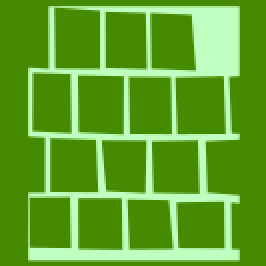
#> input picture maps/brick_pattern.png, 133 x 133 px, found by its file name (shown 2 times larger)
$ python demo3.py
#> lines starting #> are read from the running program, lines starting #| are printed output that depends on the picture; after the words box and inside, x2 and y2 are one past the last pixel; in counts of white or black regions, pixels touching at a corner belong together
### utils/helper.py
import numpy as np
from PIL import Image


def get_obstacle_map(fn, n=1):
    '''
    Create a binary occupancy map by thresholding the colors.
    Apply unit cost for a no-obstacle grid and LARGE for an obstacle grid.
    '''
#> called with fn = './maps/brick_pattern.png', n = 1

    THRESHOLD = 127
    LARGE = 255

    img = Image.open(fn)
#> img is the input picture: PIL image 133x133 RGBA; mean R, G, B, A 96.2, 164.1, 42.6, 255
    width, height = img.size
#> width = 133; height = 133

    if n > 1:
        width = n * width
        height = n * height
        img = img.resize((width, height))

    img = np.asarray(img.convert('L'))
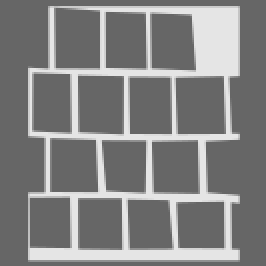
#> img: shape (133, 133) (shown 2 times larger); min 102, max 229, mean 130.3

    obstacle_map = np.ones((width, height), dtype=np.int32)

    for i in range(0, width):
        for j in range(0, (height)):
            if img[j,i] < THRESHOLD:
                obstacle_map[i][j] = LARGE
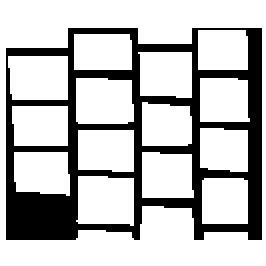
#> obstacle_map: shape (133, 133) int32 (shown 2 times larger); values 1 (black) and 255 (white), 74.2% white; 1 black region, box (x1, y1, x2, y2) and area: (3, 14, 131, 120) 4560

    return obstacle_map


def extract_traj(src, trgt, descendentX_arr, descendentY_arr, max_horizons):
    trajs = np.zeros((max_horizons + 1, 2), dtype=np.int32)

    trajs[0, :] = [src[0], src[1]]

    for k in range(max_horizons):
        trajs[k + 1, :] = [descendentX_arr[trajs[k, 0], trajs[k, 1]], descendentY_arr[trajs[k, 0], trajs[k, 1]]]

        if (abs(trajs[k+1, 0]-trgt[0]) + abs(trajs[k+1, 1]-trgt[1])) < 1:
            break

    return trajs[:k+2]

# -----------------------------------------------------------------------------

### 1_vectorized/path_planner.py
import numpy as np

def terrain_value_iteration(terrain_mtx, target, max_horizon, append=1):
#> called with target = array of shape (2,), max_horizon = 2000, append = 0
    terrain_mtx[target[0], target[1]] = 0.0 # set cost at the target to 0

    nX = terrain_mtx.shape[0]
    nY = terrain_mtx.shape[1]
    nXY = nX*nY

    # A very small number
    EPSILON = 1E-6

    XMIN = 0
    XMAX = nX - 1
    YMIN = 0
    YMAX = nY - 1

    # Create J matrix
    # row -> x
    # column -> y
    J = np.zeros((nX, nY))

    u = np.array([[0,0], [1,0], [0, 1], [-1,0], [0,-1], [-1,-1], [1, 1], [-1,1], [1,-1]], dtype=np.int32)
    nU  = len(u)

    descendentX = np.zeros((nX, nY), dtype=np.int32)
    descendentY = np.zeros((nX, nY), dtype=np.int32)

    print('value iteration is running...\n')

    past_error = 1e20
    error = 0.0

    x = np.arange(0, nX, dtype=np.int32)
    x = np.repeat(x, nY)

    y = np.arange(0, nY, dtype=np.int32)
    y = np.tile(y, nX)

    X = np.tile(x.reshape(-1,1), nU)
    Y = np.tile(y.reshape(-1,1), nU)

    n  = np.arange(0, nXY, dtype=np.int32)

    for k in range(max_horizon):
        Jprev = J.copy()
        xNext = X + u[:, 0]
        yNext = Y + u[:, 1]

        xNext = np.clip(xNext, XMIN, XMAX)
        yNext = np.clip(yNext, YMIN, YMAX)

        Jplus_ =  Jprev[xNext,yNext] + terrain_mtx[xNext, yNext]
        idx = np.argmin(Jplus_, axis=1)
        xMin = xNext[n, idx[n]]
        yMin = yNext[n, idx[n]]

        J[x, y] = Jplus_[n, idx[n]]

        # Store the current optimal node
        descendentX[x, y] = xMin
        descendentY[x, y] = yMin

        error = np.linalg.norm(J - Jprev)
        if append == 1:
            print('episode: ', k, 'error: ', error)

        if (past_error - error) < EPSILON:
            print('Converged!')
            break

        past_error = error

    return descendentX, descendentY

### 1_vectorized/demo3.py
import matplotlib.pyplot as plt
import numpy as np
import time

from path_planner import *

import sys
sys.path.insert(1, './utils')
from helper import *


# -----------------------------------------------------------------------------
MAP_FILE = "./maps/brick_pattern.png"
MAX_HORIZONS = 2000
SHOW_INFO = 0
n = 1

# -----------------------------------------------------------------------------
cost_mat = get_obstacle_map(MAP_FILE, n=n)

# Units are in pixels!
src1 = n * np.array([21, 128], dtype=np.int32)
src2 = n * np.array([63, 128], dtype=np.int32)
src3 = n * np.array([115, 128], dtype=np.int32)

trgt = n * np.array([26, 8], dtype=np.int32)

start = time.time()
descendantX_arr, descendantY_arr = terrain_value_iteration(cost_mat, trgt, MAX_HORIZONS, SHOW_INFO)
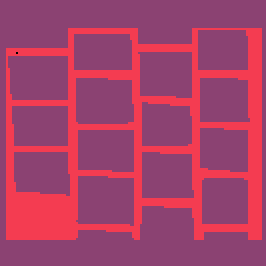
#> cost_mat: shape (133, 133) int32 (shown 2 times larger); 3 distinct labels, from 0 to 255; one colour per label, 0 black
end = time.time()
print("Completion time: ", end - start, " second(s)")

trajs1 = extract_traj(src1, trgt, descendantX_arr, descendantY_arr, MAX_HORIZONS)
trajs2 = extract_traj(src2, trgt, descendantX_arr, descendantY_arr, MAX_HORIZONS)
trajs3 = extract_traj(src3, trgt, descendantX_arr, descendantY_arr, MAX_HORIZONS)


fig, ax = plt.subplots()
ax.imshow(np.transpose(cost_mat), cmap='gray_r', vmin=0, vmax=255)

ax.plot(trajs1[:,0], trajs1[:,1], color='red', linewidth=2)
ax.plot(trajs2[:,0], trajs2[:,1], color='blue', linewidth=2)
ax.plot(trajs3[:,0], trajs3[:,1], color='lime', linewidth=2)

ax.text(src1[0], src1[1], "  src1", color='red')
ax.text(src2[0], src2[1], "  src2", color='blue')
ax.text(src3[0], src3[1], "  src3", color='lime')

ax.text(trgt[0], trgt[1], "  trgt", color='orange')

plt.show()
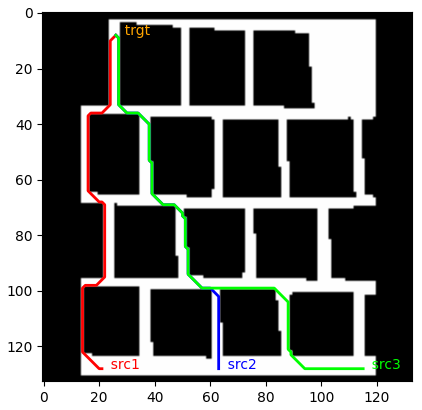
#> figure drawn by matplotlib, 1 panel

$ run again, with maps/maze.png copied over maps/brick_pattern.png
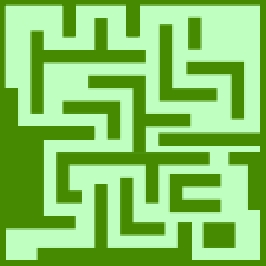
#> input picture maps/maze.png, 133 x 133 px, found by its file name (shown 2 times larger)
#> in get_obstacle_map, img is the input picture: PIL image 133x133 RGBA; mean R, G, B, A 133.4, 199.7, 100.8, 255
#> img: shape (133, 133)
#> after the loop in get_obstacle_map, `for i in range(0, width):`:
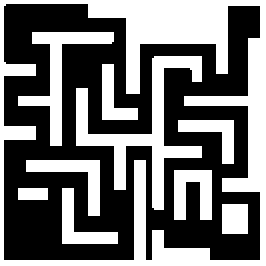
#> obstacle_map: shape (133, 133) int32 (shown 2 times larger); values 1 (black) and 255 (white), 44.3% white; 10 white regions, largest, box (x1, y1, x2, y2) and area: (0, 0, 133, 133) 4190, (38, 28, 101, 105) 1222, (9, 16, 57, 73) 631
#> cost_mat: shape (133, 133) int32; 3 distinct labels, from 0 to 255
#> `plt.show()`:
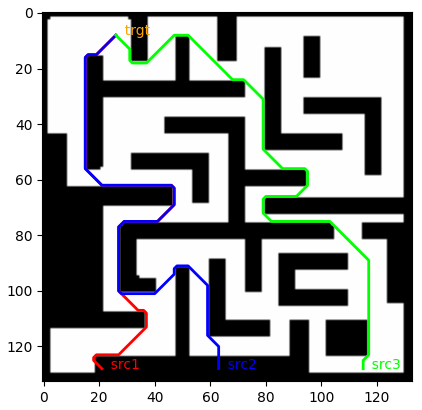
#> figure drawn by matplotlib, 1 panel
